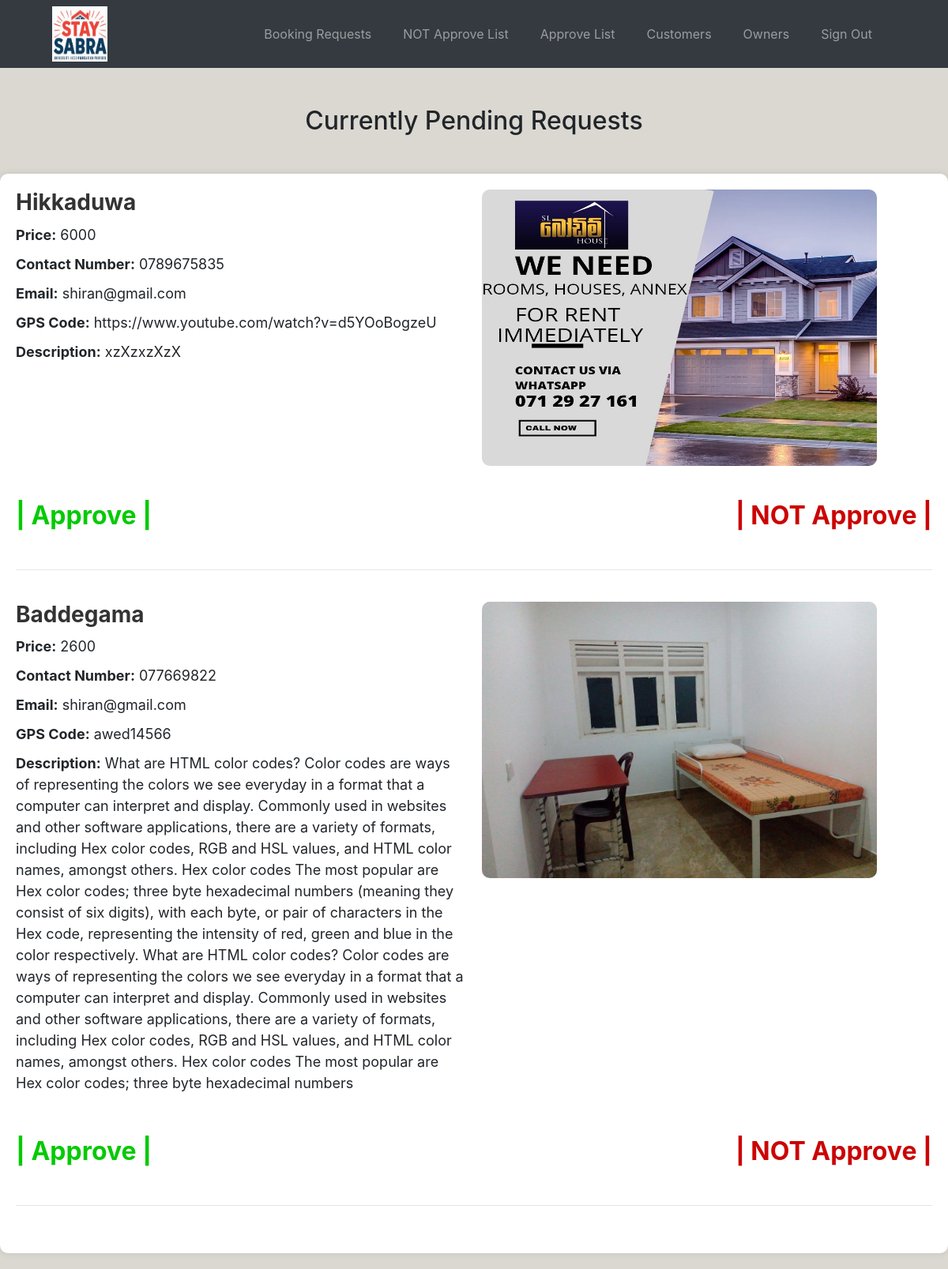
The page /admin_dash.php on the database as committed earlier.
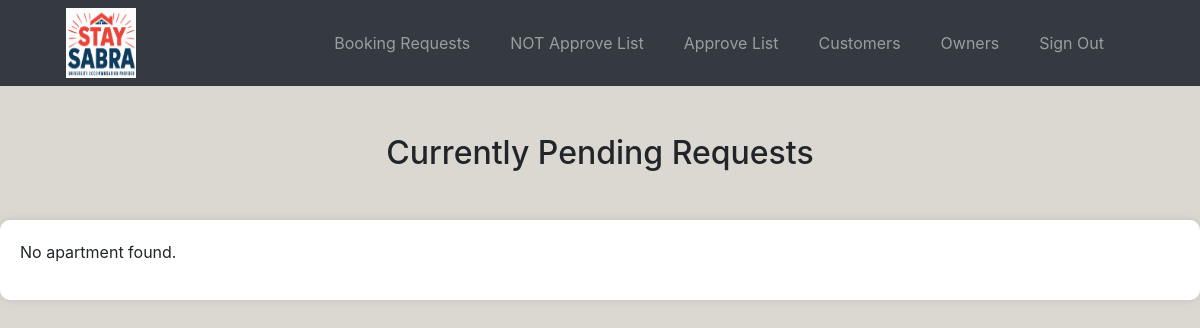
The same page on the database as committed later.
### tables this page shows
CREATE TABLE `apartments` (
  `Apartment_ID` int(11) NOT NULL,
  `location` varchar(100) DEFAULT NULL,
  `gps_tag` varchar(1000) DEFAULT NULL,
  `image` varchar(150) DEFAULT NULL,
  `TeleNo` varchar(10) DEFAULT NULL,
  `price` varchar(10) DEFAULT NULL,
  `description` varchar(1000) DEFAULT NULL,
  `email` varchar(150) DEFAULT NULL,
  `adminApproving` varchar(50) DEFAULT NULL,
  `Private_bathroom` varchar(5) NOT NULL,
  `Toilet` varchar(5) NOT NULL,
  `Room_Amenities_Bed` varchar(5) NOT NULL,
  `Room_Amenities_Mattress` varchar(5) NOT NULL,
  `Room_Amenities_Table` varchar(5) NOT NULL,
  `Room_Amenities_Chair` varchar(5) NOT NULL,
  `Living_area_Dining_area` varchar(5) NOT NULL,
  `Living_area_Sitting_area` varchar(5) NOT NULL,
  `Accommodation` varchar(5) NOT NULL,
  `Parking` varchar(5) NOT NULL
);

### admin_dash.php (the view, shortened to what this page needs)
<?php
require 'databaseConnection.php';
$query = "SELECT * FROM Apartments WHERE adminApproving = 'pending'";
$result = mysqli_query($conn, $query);
?>
<!DOCTYPE html>
<html lang="en">
<head>
    <link rel="stylesheet" href="https://cdn.jsdelivr.net/npm/bootstrap@4.3.1/dist/css/bootstrap.min.css" />
</head>
<body>
<nav class="navbar navbar-expand-lg navbar-dark bg-dark mb-5">
        <img src="image/boarding_logo.jpg" alt="Your Image Description" style="
          width: 70px;
          height: 70px;
          vertical-align: middle;
          margin-left: 50px;
        " />
        <div class="collapse navbar-collapse" id="navbarNavAltMarkup">
            <div class="navbar-nav ml-auto px-5">
                <a class="nav-item nav-link mr-4" href="admin_dash.php">Booking Requests</a>
                <a class="nav-item nav-link mr-4" href="admin_NOT_Approve_List.php">NOT Approve List</a>
                <a class="nav-item nav-link mr-4" href="admin_Approve_List.php">Approve List</a>
                <a class="nav-item nav-link mr-4" href="admin_customers.php">Customers</a>
                <a class="nav-item nav-link mr-4" href="admin_owners.php">Owners</a>
                <a class="nav-item nav-link mr-4" href="index.php">Sign Out</a>
            </div>
        </div>
    </nav>
    <h2 class="text-center mb-5">Currently Pending Requests</h2>
        <section id="about" style="max-width: 1200px; margin: 20px auto; padding: 20px; background-color: white; border-radius: 10px; box-shadow: 0 0 10px rgba(0, 0, 0, 0.1);">
        <?php
        if (mysqli_num_rows($result) > 0) {
            while($row = mysqli_fetch_assoc($result)) {
        ?>
<div style="display: flex; align-items: flex-start; margin-bottom: 20px;">
    <div style="flex: 1; padding-right: 20px;">
    <h1 style="font-size: 28px; color: #333;"><b><?php echo $row["location"]; ?></b></h1>
        <p style="font-size: 18px; margin: 10px 0;"><strong>Price:</strong> <?php echo $row["price"]; ?></p>
        <p style="font-size: 18px; margin: 10px 0;"><strong>Contact Number:</strong> <?php echo $row["TeleNo"]; ?></p>
        <p style="font-size: 18px; margin: 10px 0;"><strong>Email:</strong> <?php echo $row["email"]; ?></p>
        <p style="font-size: 18px; margin: 10px 0;"><strong>GPS Code:</strong> <?php echo $row["gps_tag"]; ?></p>
        <p style="font-size: 18px; margin: 10px 0;"><strong>Description:</strong> <?php echo $row["description"]; ?></p>
    </div>
    <div style="flex: 1;">
        <img src="images/<?php echo $row["image"]; ?>" width="500" height="350" title="<?php echo $row['image']; ?>" style="border-radius: 10px;">
    </div>
</div>
        <br>
        <div style="display: flex; justify-content: space-between; align-items: center;">
    <h2>
        <a href='approve_request.php?id=<?php echo urlencode($row["Apartment_ID"]); ?>' style="color: #05ca05;">
            <b>| Approve |</b>
        </a>
    </h2>
    <h2>
        <a href='not_approve_request.php?id=<?php echo urlencode($row["Apartment_ID"]); ?>' style="color: #cb0404;">
            <b>| NOT Approve |</b>
        </a>
    </h2>
</div>
<br>
 <hr>
 <br>
        <?php
            }
        } else {
            echo "<p>No apartment found.</p>";
        }
        ?>
    </section>
</body>
</html>

### admin_dash.php (style rules this page uses)
.nav-link { transition: transform 0.3s ease-in-out; }
body { background-color: rgb(218, 216, 209); }

Rows that differ between the two databases and show on the page:
removed apartments: location "Hikkaduwa", price "6000", TeleNo "0789675835", email "shiran@gmail.com", gps_tag "https://www.youtube.com/watch?v=d5YOoBogzeU", description "xzXzxzXzX", image (picture)
removed apartments: location "Baddegama", price "2600", TeleNo "077669822", email "shiran@gmail.com", gps_tag "awed14566", description "What are HTML color codes? Color codes are ways of representing the colors we see everyday in a format that a computer can interpret and display. Commonly used in websites and other software applications, there are a variety of formats, including Hex color codes, RGB and HSL values, and HTML color names, amongst others. Hex color codes The most popular are Hex color codes; three byte hexadecimal numbers (meaning they consist of six digits), with each byte, or pair of characters in the Hex code, representing the intensity of red, green and blue in the color respectively. What are HTML color codes? Color codes are ways of representing the colors we see everyday in a format that a computer can…", image (picture)
Other text that changed with them:
text now shown: "No apartment found."
